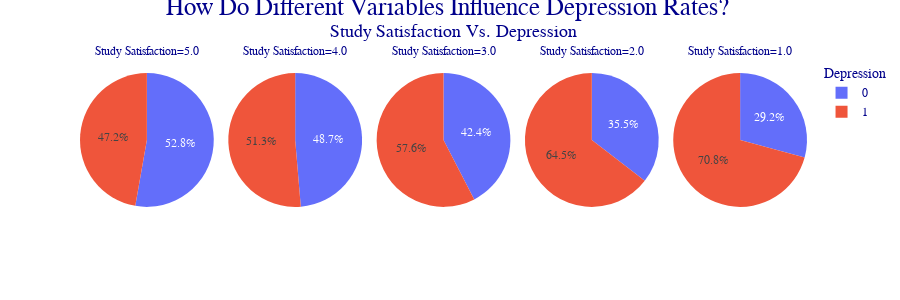
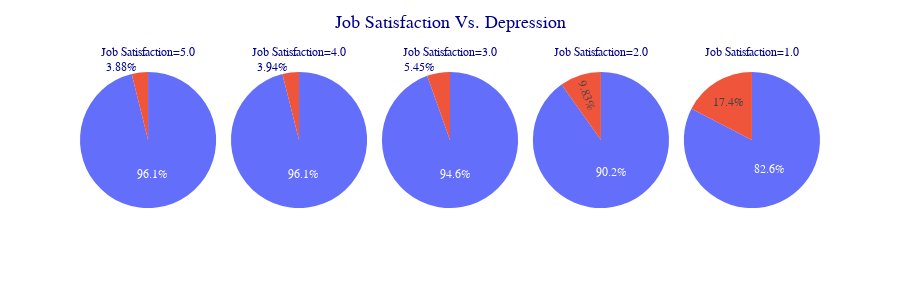
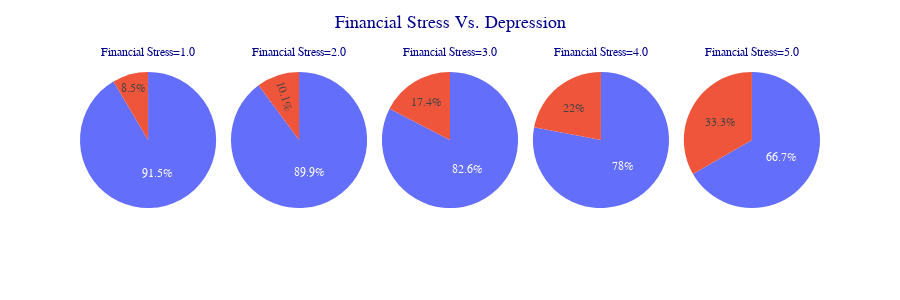

Write notebook code for charts like these, in order.
### Code cell
DF_Depression_Influence = (
DF.value_counts(subset=['Study Satisfaction', 'Depression']).reset_index(name='count').sort_values(by='Study Satisfaction', ascending=False)

) 
 
fig1 = px.pie(DF_Depression_Influence, 
    values='count', 
    names = 'Depression',
    facet_col='Study Satisfaction',
    color = 'Depression',
    category_orders={'Depression' : [0,1]},
    
)


fig1.update_layout(
    template='ggplot2',
                  legend_title='Depression',
                  width=900,
                  height=300,

    title={
        'font': dict(size=25),
        'text': "How Do Different Variables Influence Depression Rates? <br> <sup>Study Satisfaction Vs. Depression<sup>",
        'x': 0.5,  # Center the title horizontally
        'y': 0.95,  # Adjust vertical position (closer to top)
        'xanchor': 'center',  # Anchor horizontally
        'yanchor': 'top',  # Anchor vertically
         
    },
    font={'family':"Times",'size':12,'color':"Darkblue"}
                      )

fig1.show()


DF_Depression_Influence = (
DF.value_counts(subset=['Job Satisfaction', 'Depression']).reset_index(name='count').sort_values(by='Job Satisfaction', ascending=False)

)

fig2 = px.pie(DF_Depression_Influence, 
    values='count', 
    facet_col='Job Satisfaction',
    color = 'Depression',
    facet_col_wrap = 5,
    category_orders={'Depression' : [1,0]},
    
)


fig2.update_layout(
                  width=900,
                  height=300,
    title={
        'font': dict(size=18),
        'text': "Job Satisfaction Vs. Depression",
        'x': 0.5,  # Center the title horizontally
        'y': 0.95,  # Adjust vertical position (closer to top)
    },
        font={'family':"Times",'size':12,'color':"Darkblue"}
                      
)
fig2.show()


DF_Depression_Influence = (
DF.value_counts(subset=['Financial Stress', 'Depression']).reset_index(name='count').sort_values(by='Financial Stress', ascending=True)

)

fig3 = px.pie(DF_Depression_Influence, 
    values='count', 
    facet_col='Financial Stress',
    color = 'Depression',
    facet_col_wrap = 5,
    category_orders={'Depression' : [1,0]},
   
)


fig3.update_layout(
                  width=900,
                  height=300,
    title={
        'font': dict(size=18),
        'text': "Financial Stress Vs. Depression",
        'x': 0.5,  # Center the title horizontally
        'y': 0.95,  # Adjust vertical position (closer to top)
    },
        font={'family':"Times",'size':12,'color':"Darkblue"}
                      
)

fig3.show()

### Figure 1 — Plotly figure (JSON) as saved in the notebook; plotly's stock layout.template omitted (floating-point values rounded to 4 significant figures)
{"data": [{"customdata": [[0], [1]], "direction": "clockwise", "domain": {"x": [0, 0.184], "y": [0, 1]}, "hovertemplate": "Study Satisfaction=5.0<br>Depression=%{customdata[0]}<br>count=%{value}<extra></extra>", "labels": [0, 1], "legendgroup": "", "marker": {"colors": ["#636efa", "#EF553B"]}, "name": "", "showlegend": true, "sort": false, "type": "pie", "values": [2334, 2089]}, {"customdata": [[0], [1]], "direction": "clockwise", "domain": {"x": [0.204, 0.388], "y": [0, 1]}, "hovertemplate": "Study Satisfaction=4.0<br>Depression=%{customdata[0]}<br>count=%{value}<extra></extra>", "labels": [0, 1], "legendgroup": "", "marker": {"colors": ["#636efa", "#EF553B"]}, "name": "", "showlegend": true, "sort": false, "type": "pie", "values": [3095, 3265]}, {"customdata": [[0], [1]], "direction": "clockwise", "domain": {"x": [0.408, 0.592], "y": [0, 1]}, "hovertemplate": "Study Satisfaction=3.0<br>Depression=%{customdata[0]}<br>count=%{value}<extra></extra>", "labels": [0, 1], "legendgroup": "", "marker": {"colors": ["#636efa", "#EF553B"]}, "name": "", "showlegend": true, "sort": false, "type": "pie", "values": [2469, 3354]}, {"customdata": [[0], [1]], "direction": "clockwise", "domain": {"x": [0.612, 0.796], "y": [0, 1]}, "hovertemplate": "Study Satisfaction=2.0<br>Depression=%{customdata[0]}<br>count=%{value}<extra></extra>", "labels": [0, 1], "legendgroup": "", "marker": {"colors": ["#636efa", "#EF553B"]}, "name": "", "showlegend": true, "sort": false, "type": "pie", "values": [2071, 3769]}, {"customdata": [[0], [1]], "direction": "clockwise", "domain": {"x": [0.816, 1], "y": [0, 1]}, "hovertemplate": "Study Satisfaction=1.0<br>Depression=%{customdata[0]}<br>count=%{value}<extra></extra>", "labels": [0, 1], "legendgroup": "", "marker": {"colors": ["#636efa", "#EF553B"]}, "name": "", "showlegend": true, "sort": false, "type": "pie", "values": [1594, 3857]}], "layout": {"annotations": [{"font": {}, "showarrow": false, "text": "Study Satisfaction=5.0", "x": 0.092, "xanchor": "center", "xref": "paper", "y": 1, "yanchor": "bottom", "yref": "paper"}, {"font": {}, "showarrow": false, "text": "Study Satisfaction=4.0", "x": 0.296, "xanchor": "center", "xref": "paper", "y": 1, "yanchor": "bottom", "yref": "paper"}, {"font": {}, "showarrow": false, "text": "Study Satisfaction=3.0", "x": 0.5, "xanchor": "center", "xref": "paper", "y": 1, "yanchor": "bottom", "yref": "paper"}, {"font": {}, "showarrow": false, "text": "Study Satisfaction=2.0", "x": 0.704, "xanchor": "center", "xref": "paper", "y": 1, "yanchor": "bottom", "yref": "paper"}, {"font": {}, "showarrow": false, "text": "Study Satisfaction=1.0", "x": 0.908, "xanchor": "center", "xref": "paper", "y": 1, "yanchor": "bottom", "yref": "paper"}], "font": {"color": "Darkblue", "family": "Times", "size": 12}, "height": 300, "legend": {"title": {"text": "Depression"}, "tracegroupgap": 0}, "margin": {"t": 60}, "title": {"font": {"size": 25}, "text": "How Do Different Variables Influence Depression Rates? <br> <sup>Study Satisfaction Vs. Depression<sup>", "x": 0.5, "xanchor": "center", "y": 0.95, "yanchor": "top"}, "width": 900}}

### Figure 2 — Plotly figure (JSON) as saved in the notebook; plotly's stock layout.template omitted (floating-point values rounded to 4 significant figures)
{"data": [{"customdata": [[0], [1]], "domain": {"x": [0, 0.184], "y": [0, 1]}, "hovertemplate": "Job Satisfaction=5.0<br>count=%{value}<br>Depression=%{customdata[0]}<extra></extra>", "legendgroup": "", "marker": {"colors": ["#636efa", "#EF553B"]}, "name": "", "showlegend": false, "type": "pie", "values": [21928, 884]}, {"customdata": [[0], [1]], "domain": {"x": [0.204, 0.388], "y": [0, 1]}, "hovertemplate": "Job Satisfaction=4.0<br>count=%{value}<br>Depression=%{customdata[0]}<extra></extra>", "legendgroup": "", "marker": {"colors": ["#636efa", "#EF553B"]}, "name": "", "showlegend": false, "type": "pie", "values": [20095, 825]}, {"customdata": [[0], [1]], "domain": {"x": [0.408, 0.592], "y": [0, 1]}, "hovertemplate": "Job Satisfaction=3.0<br>count=%{value}<br>Depression=%{customdata[0]}<extra></extra>", "legendgroup": "", "marker": {"colors": ["#636efa", "#EF553B"]}, "name": "", "showlegend": false, "type": "pie", "values": [20755, 1196]}, {"customdata": [[0], [1]], "domain": {"x": [0.612, 0.796], "y": [0, 1]}, "hovertemplate": "Job Satisfaction=2.0<br>count=%{value}<br>Depression=%{customdata[0]}<extra></extra>", "legendgroup": "", "marker": {"colors": ["#636efa", "#EF553B"]}, "name": "", "showlegend": false, "type": "pie", "values": [22346, 2437]}, {"customdata": [[0], [1]], "domain": {"x": [0.816, 1], "y": [0, 1]}, "hovertemplate": "Job Satisfaction=1.0<br>count=%{value}<br>Depression=%{customdata[0]}<extra></extra>", "legendgroup": "", "marker": {"colors": ["#636efa", "#EF553B"]}, "name": "", "showlegend": false, "type": "pie", "values": [18439, 3885]}], "layout": {"annotations": [{"font": {}, "showarrow": false, "text": "Job Satisfaction=5.0", "x": 0.092, "xanchor": "center", "xref": "paper", "y": 1, "yanchor": "bottom", "yref": "paper"}, {"font": {}, "showarrow": false, "text": "Job Satisfaction=4.0", "x": 0.296, "xanchor": "center", "xref": "paper", "y": 1, "yanchor": "bottom", "yref": "paper"}, {"font": {}, "showarrow": false, "text": "Job Satisfaction=3.0", "x": 0.5, "xanchor": "center", "xref": "paper", "y": 1, "yanchor": "bottom", "yref": "paper"}, {"font": {}, "showarrow": false, "text": "Job Satisfaction=2.0", "x": 0.704, "xanchor": "center", "xref": "paper", "y": 1, "yanchor": "bottom", "yref": "paper"}, {"font": {}, "showarrow": false, "text": "Job Satisfaction=1.0", "x": 0.908, "xanchor": "center", "xref": "paper", "y": 1, "yanchor": "bottom", "yref": "paper"}], "font": {"color": "Darkblue", "family": "Times", "size": 12}, "height": 300, "legend": {"tracegroupgap": 0}, "margin": {"t": 60}, "title": {"font": {"size": 18}, "text": "Job Satisfaction Vs. Depression", "x": 0.5, "y": 0.95}, "width": 900}}

### Figure 3 — Plotly figure (JSON) as saved in the notebook; plotly's stock layout.template omitted (floating-point values rounded to 4 significant figures)
{"data": [{"customdata": [[0], [1]], "domain": {"x": [0, 0.184], "y": [0, 1]}, "hovertemplate": "Financial Stress=1.0<br>count=%{value}<br>Depression=%{customdata[0]}<extra></extra>", "legendgroup": "", "marker": {"colors": ["#636efa", "#EF553B"]}, "name": "", "showlegend": false, "type": "pie", "values": [24899, 2312]}, {"customdata": [[0], [1]], "domain": {"x": [0.204, 0.388], "y": [0, 1]}, "hovertemplate": "Financial Stress=2.0<br>count=%{value}<br>Depression=%{customdata[0]}<extra></extra>", "legendgroup": "", "marker": {"colors": ["#636efa", "#EF553B"]}, "name": "", "showlegend": false, "type": "pie", "values": [28261, 3190]}, {"customdata": [[0], [1]], "domain": {"x": [0.408, 0.592], "y": [0, 1]}, "hovertemplate": "Financial Stress=3.0<br>count=%{value}<br>Depression=%{customdata[0]}<extra></extra>", "legendgroup": "", "marker": {"colors": ["#636efa", "#EF553B"]}, "name": "", "showlegend": false, "type": "pie", "values": [21463, 4527]}, {"customdata": [[0], [1]], "domain": {"x": [0.612, 0.796], "y": [0, 1]}, "hovertemplate": "Financial Stress=4.0<br>count=%{value}<br>Depression=%{customdata[0]}<extra></extra>", "legendgroup": "", "marker": {"colors": ["#636efa", "#EF553B"]}, "name": "", "showlegend": false, "type": "pie", "values": [21651, 6114]}, {"customdata": [[0], [1]], "domain": {"x": [0.816, 1], "y": [0, 1]}, "hovertemplate": "Financial Stress=5.0<br>count=%{value}<br>Depression=%{customdata[0]}<extra></extra>", "legendgroup": "", "marker": {"colors": ["#636efa", "#EF553B"]}, "name": "", "showlegend": false, "type": "pie", "values": [18856, 9423]}], "layout": {"annotations": [{"font": {}, "showarrow": false, "text": "Financial Stress=1.0", "x": 0.092, "xanchor": "center", "xref": "paper", "y": 1, "yanchor": "bottom", "yref": "paper"}, {"font": {}, "showarrow": false, "text": "Financial Stress=2.0", "x": 0.296, "xanchor": "center", "xref": "paper", "y": 1, "yanchor": "bottom", "yref": "paper"}, {"font": {}, "showarrow": false, "text": "Financial Stress=3.0", "x": 0.5, "xanchor": "center", "xref": "paper", "y": 1, "yanchor": "bottom", "yref": "paper"}, {"font": {}, "showarrow": false, "text": "Financial Stress=4.0", "x": 0.704, "xanchor": "center", "xref": "paper", "y": 1, "yanchor": "bottom", "yref": "paper"}, {"font": {}, "showarrow": false, "text": "Financial Stress=5.0", "x": 0.908, "xanchor": "center", "xref": "paper", "y": 1, "yanchor": "bottom", "yref": "paper"}], "font": {"color": "Darkblue", "family": "Times", "size": 12}, "height": 300, "legend": {"tracegroupgap": 0}, "margin": {"t": 60}, "title": {"font": {"size": 18}, "text": "Financial Stress Vs. Depression", "x": 0.5, "y": 0.95}, "width": 900}}
